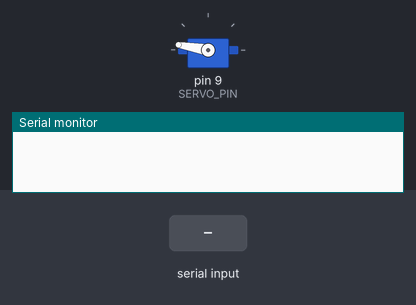
The sketch below on a simulated Arduino Uno, built with avr-gcc and run on an emulated ATmega328P. Parts: servo, the last lines printed to the serial monitor. The inputs (shaded band) are chosen by the test bench.

Above: at 1.2 s.
1.3 s: "30,150\n" received over Serial
At 2.5 s:
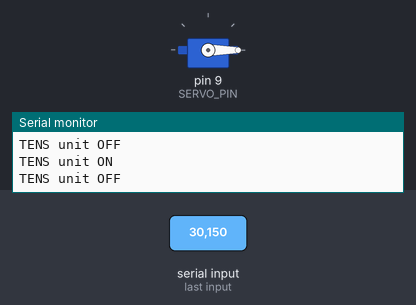
3.3 s: "90,45\n" received over Serial
At 3.72 s:
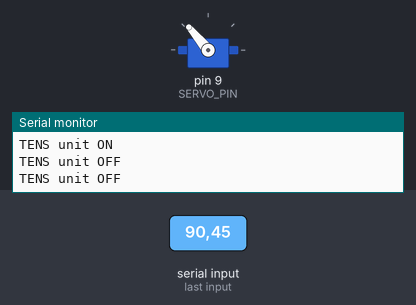
5.3 s: "1\n" received over Serial
At 5.7 s:
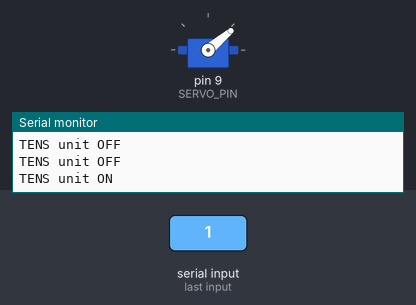
7.2 s: "0\n" received over Serial
At 8.0 s:
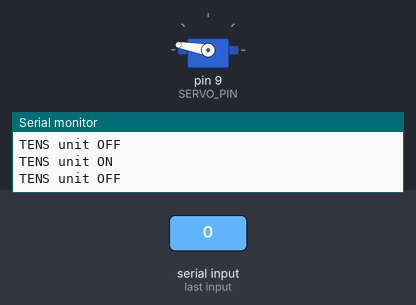
Timing chart, 0 to 10.1 s (numbered marks = the images above; inputs shaded):
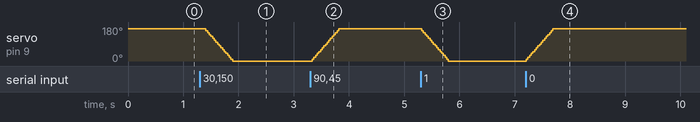

Measured:
- after the input at 1.3 s, servo on pin 9 (SERVO_PIN): moves from 170° to 0° over 0.48 s, starting after 0.11 s
- after the input at 3.3 s, servo on pin 9 (SERVO_PIN): moves from 0° to 170° over 0.48 s, starting at once
- after the input at 5.3 s, servo on pin 9 (SERVO_PIN): moves from 170° to 0° over 0.48 s, starting at once
- after the input at 7.2 s, servo on pin 9 (SERVO_PIN): moves from 0° to 170° over 0.48 s, starting at once

The sketch:

motor_change.ino
```cpp
#include <Servo.h>

Servo myServo;
const int SERVO_PIN = 9;
const int MAX_ANGLE = 170;  // Maximum safe angle (the servo starts tweaking at 160)
const int MIN_ANGLE = 0;    // Minimum angle
const int MOVE_STEP = 10;   // Degrees to move per step
const int MOVE_DELAY = 30;  // Delay between movements

int currentAngle = MAX_ANGLE;       // Current servo position
bool isMoving = false;      // Whether servo is currently in motion
bool isIncreasing = false;  // Direction of movement

void setup() {
  Serial.begin(9600);
  myServo.attach(SERVO_PIN);
  myServo.write(currentAngle);  // Initialize position (at 150, so that we can turn the servo via tens clockwise)
  delay(MOVE_DELAY);
  // Serial.println("TENS Unit Control Ready");
  // Serial.println("Enter 1 to start, 0 to stop");

}

void loop() {
  // Handle serial input if available
  if (Serial.available() > 0) {
    processSerialInput();
  }

  // Handle servo movement if active
  if (isMoving) {
    moveServo();
  }

  delay(MOVE_DELAY);  // Consistent timing
}

void processSerialInput() {
  int input = Serial.read() - '0';

  if (input == 1) {  // Start or continue movement
    Serial.println("TENS unit ON");
    isMoving = true;
    isIncreasing = false;
  }
  else if (input == 0) {  // Stop or reverse movement
    Serial.println("TENS unit OFF");
    if (currentAngle <= MIN_ANGLE) {  // Only if at the minimum, increase back to the maximum angle
      isMoving = true;
      isIncreasing = true;
    }
  }
}

void moveServo() {

  if (isIncreasing) {
    // Moving up
    if (currentAngle < MAX_ANGLE) {
      currentAngle = min(currentAngle + MOVE_STEP, MAX_ANGLE);
      myServo.write(currentAngle);
      // Serial.print("Intensity increasing: ");
      // Serial.println(currentAngle);
    } else {
      // Reached maximum
      isMoving = false;
      // Serial.println("Maximum intensity reached");
    }
  } else // !isIncreasing

  {
    // Moving down
    if (currentAngle > MIN_ANGLE) {
      currentAngle = max(currentAngle - MOVE_STEP, MIN_ANGLE);
      myServo.write(currentAngle);
      // Serial.print("Intensity decreasing: ");
      // Serial.println(currentAngle);
    } else {
      // Reached minimum
      isMoving = false;
      // Serial.println("TENS unit fully off");
    }
  }

}
```
